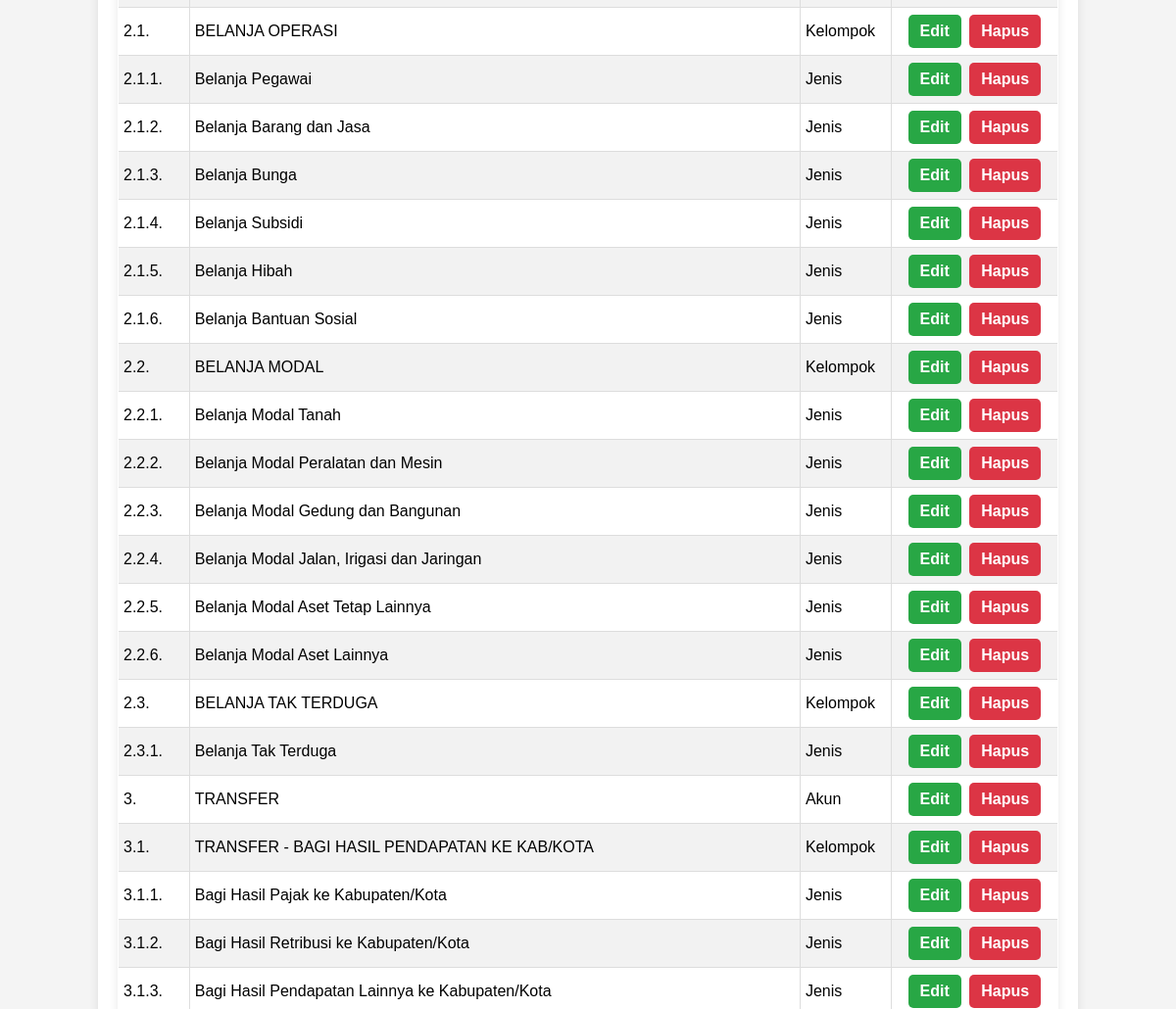
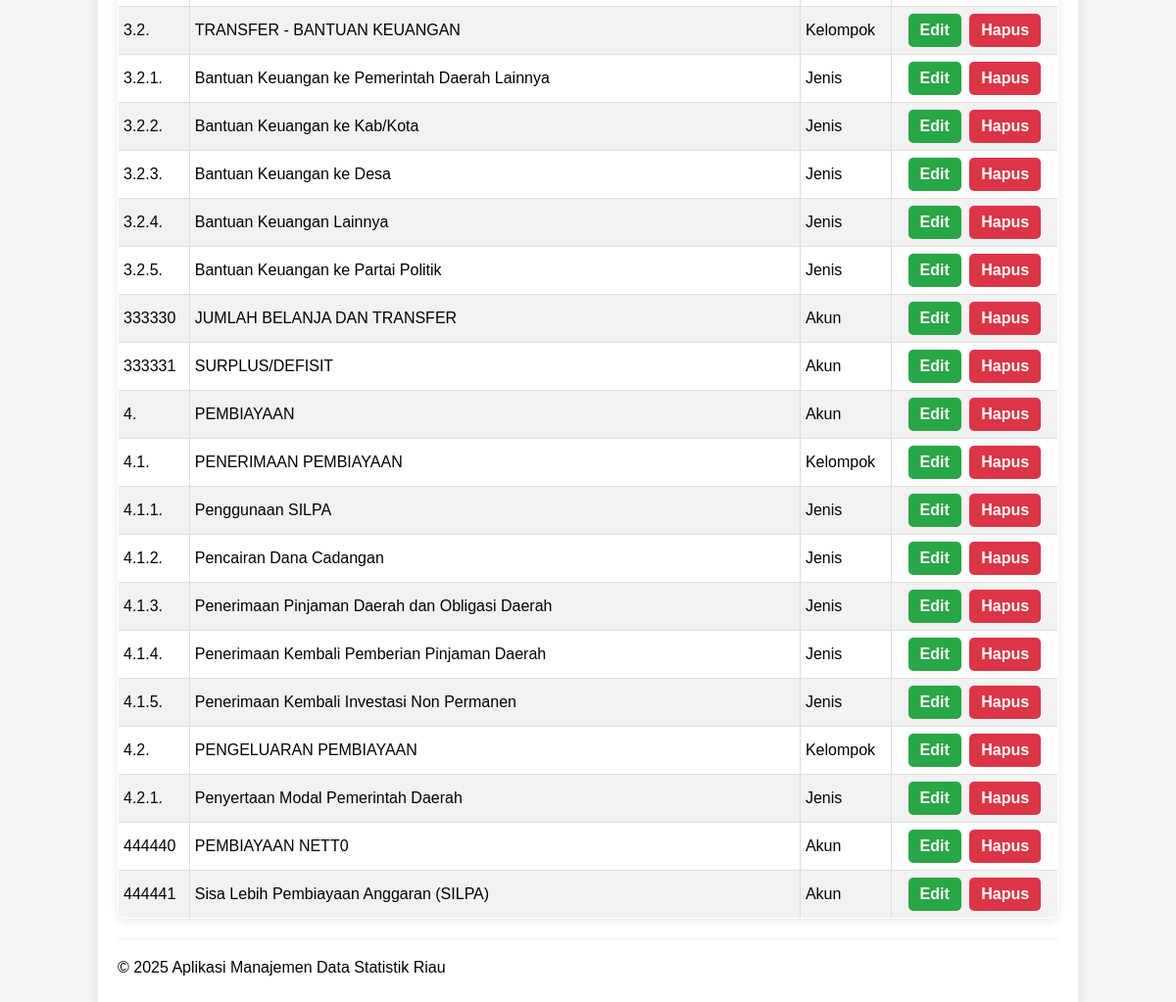
/lkpd-kode-catatan/read.php (lower part), run on an earlier commit of the app's database (2 pictures, top to bottom).
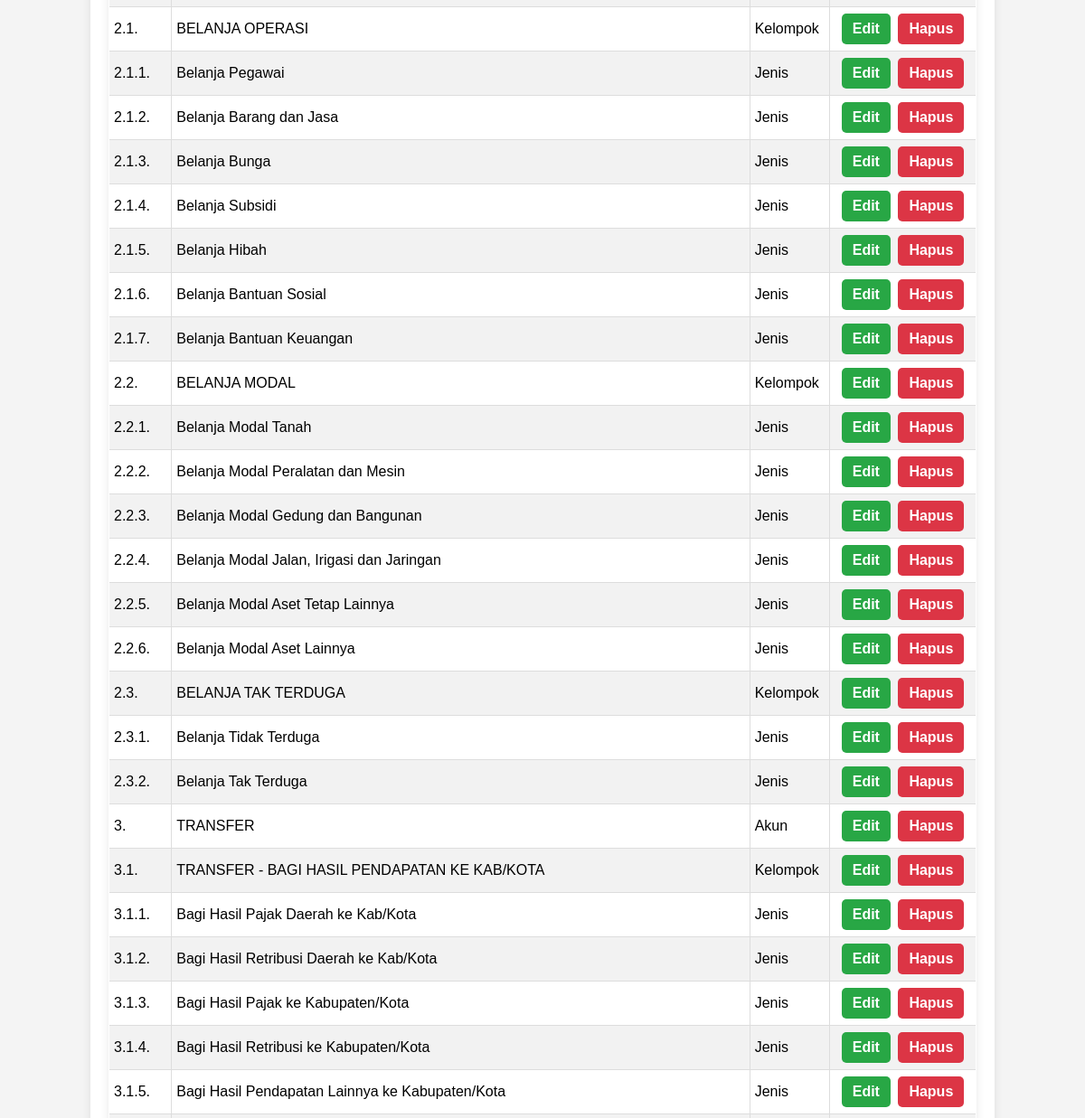
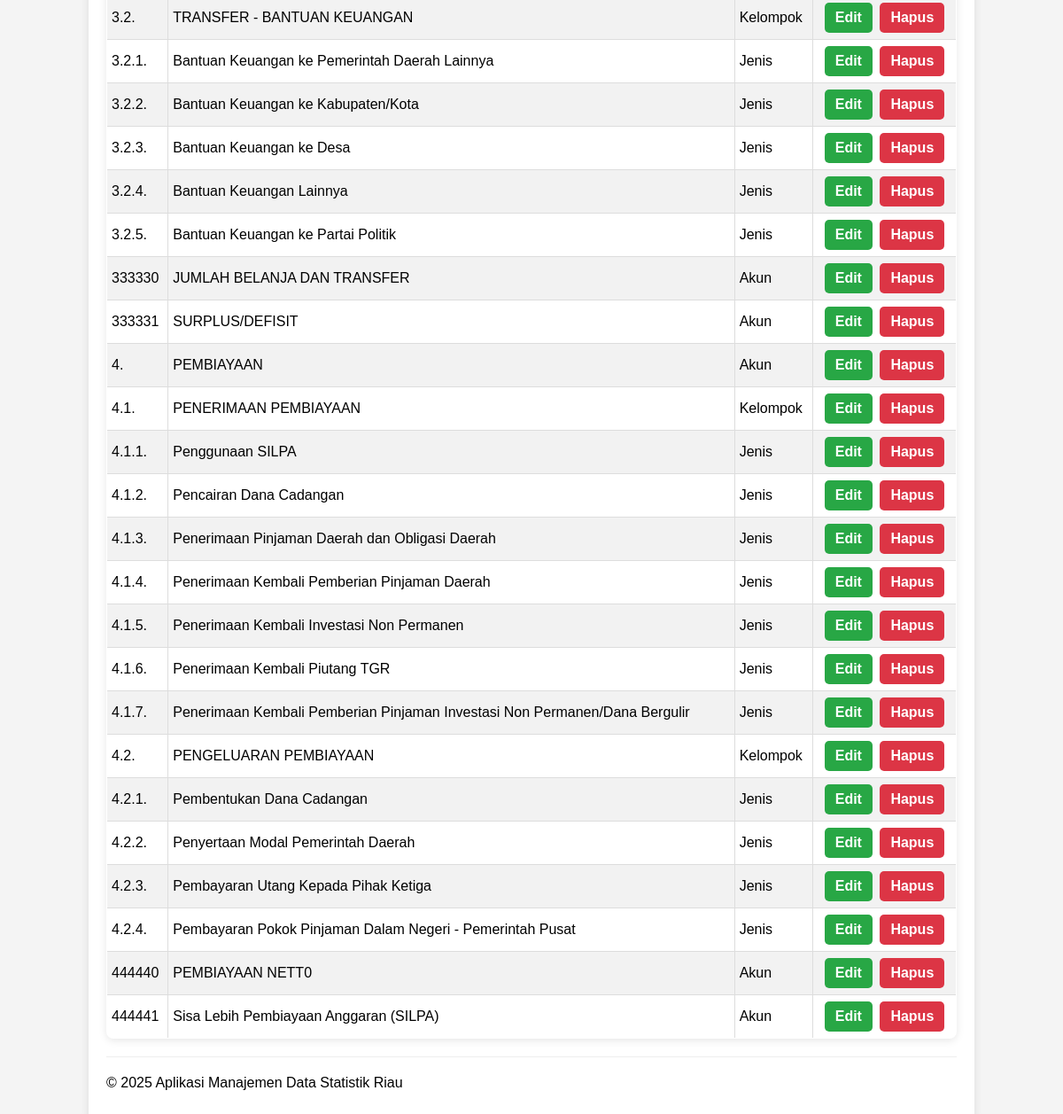
And on a later commit of the database (2 pictures, top to bottom).
### tables this page shows
CREATE TABLE `kode_catatan` (
  `id` int(5) NOT NULL,
  `kode_catatan` varchar(255) DEFAULT NULL,
  `uraian` varchar(1024) DEFAULT NULL,
  `id_kode_level` int(2) DEFAULT NULL
);

CREATE TABLE `kode_level` (
  `id` int(11) NOT NULL,
  `nama_level` varchar(255) DEFAULT NULL,
  `akronim` varchar(255) DEFAULT NULL
);

### lkpd-kode-catatan/read.php (the view, shortened to what this page needs)
<?php
include '../config/database.php';
include '../templates/header.php';
$sql = "SELECT kc.id, kc.kode_catatan, kc.uraian, kl.nama_level
        FROM kode_catatan kc
        INNER JOIN kode_level kl
        ON kc.id_kode_level = kl.id
        ORDER BY kc.kode_catatan ASC";
$result = $conn->query($sql);
?>
<?php
if ($result->num_rows > 0):
?>
    <table>
        <tbody>
            <?php
            while ($row = $result->fetch_assoc()):
            ?>
                <tr>
                    <td><?php echo htmlspecialchars($row['kode_catatan']); ?></td>
                    <td><?php echo htmlspecialchars($row['uraian']); ?></td>
                    <td><?php echo htmlspecialchars($row['nama_level']); ?></td>
                    <td class="actions">
                        <a href="update.php?id=<?php echo htmlspecialchars($row['id']); ?>" class="edit">Edit</a>
                        <a href="delete.php?id=<?php echo htmlspecialchars($row['id']); ?>" class="delete" onclick="return confirm('Apakah Anda yakin ingin menghapus data ini?')">Hapus</a>
                    </td>
                </tr>
            <?php endwhile; ?>
        </tbody>
    </table>
<?php else: ?>
    <p>Belum ada data.</p>
<?php endif; ?>
<?php
include '../templates/footer.php';
?>

What changed in the data, as far as the page shows it:
added kode_catatan: kode_catatan "2.1.7.", uraian "Belanja Bantuan Keuangan", id_kode_level.nama_level "Jenis"
added kode_catatan: kode_catatan "2.3.1.", uraian "Belanja Tidak Terduga", id_kode_level.nama_level "Jenis"
changed kode_catatan "Belanja Tak Terduga": kode_catatan "2.3.1." → "2.3.2."
added kode_catatan: kode_catatan "3.1.1.", uraian "Bagi Hasil Pajak Daerah ke Kab/Kota", id_kode_level.nama_level "Jenis"
added kode_catatan: kode_catatan "3.1.2.", uraian "Bagi Hasil Retribusi Daerah ke Kab/Kota", id_kode_level.nama_level "Jenis"
changed kode_catatan "Bagi Hasil Pajak ke Kabupaten/Kota": kode_catatan "3.1.1." → "3.1.3."
changed kode_catatan "Bagi Hasil Retribusi ke Kabupaten/Kota": kode_catatan "3.1.2." → "3.1.4."
changed kode_catatan "Bagi Hasil Pendapatan Lainnya ke Kabupaten/Kota": kode_catatan "3.1.3." → "3.1.5."
changed kode_catatan: uraian "Bantuan Keuangan ke Kab/Kota" → "Bantuan Keuangan ke Kabupaten/Kota"
added kode_catatan: kode_catatan "4.1.6.", uraian "Penerimaan Kembali Piutang TGR", id_kode_level.nama_level "Jenis"
added kode_catatan: kode_catatan "4.1.7.", uraian "Penerimaan Kembali Pemberian Pinjaman Investasi Non Permanen/Dana Bergulir", id_kode_level.nama_level "Jenis"
added kode_catatan: kode_catatan "4.2.1.", uraian "Pembentukan Dana Cadangan", id_kode_level.nama_level "Jenis"
changed kode_catatan "Penyertaan Modal Pemerintah Daerah": kode_catatan "4.2.1." → "4.2.2."
added kode_catatan: kode_catatan "4.2.3.", uraian "Pembayaran Utang Kepada Pihak Ketiga", id_kode_level.nama_level "Jenis"
added kode_catatan: kode_catatan "4.2.4.", uraian "Pembayaran Pokok Pinjaman Dalam Negeri - Pemerintah Pusat", id_kode_level.nama_level "Jenis"
